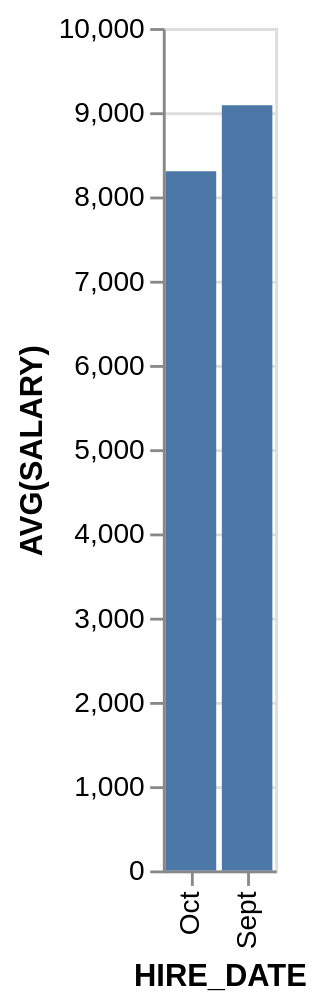

Vega-Lite specification stored for this chart:
### Vega-Lite specification from a JSON file in a GitHub repository (floating-point values rounded to 4 significant figures)
{"data": {"values": [{"x_data": "Oct", "y_data": 8300}, {"x_data": "Sept", "y_data": 9083.0}]}, "mark": "bar", "encoding": {"x": {"field": "x_data", "type": "nominal", "title": "HIRE_DATE", "sort": {"op": "sum", "field": "y_data", "order": "ascending"}}, "y": {"field": "y_data", "type": "quantitative", "title": "AVG(SALARY)"}}}
